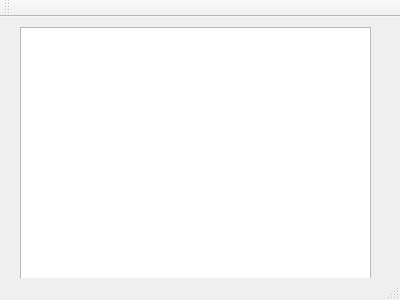
<?xml version="1.0" encoding="UTF-8"?>
<ui version="4.0">
 <class>MainWindow</class>
 <widget class="QMainWindow" name="MainWindow">
  <property name="geometry">
   <rect>
    <x>0</x>
    <y>0</y>
    <width>400</width>
    <height>300</height>
   </rect>
  </property>
  <property name="windowTitle">
   <string>MainWindow</string>
  </property>
  <widget class="QWidget" name="centralWidget">
   <widget class="QTextEdit" name="textEdit">
    <property name="geometry">
     <rect>
      <x>20</x>
      <y>10</y>
      <width>351</width>
      <height>291</height>
     </rect>
    </property>
   </widget>
  </widget>
  <widget class="QMenuBar" name="menuBar">
   <property name="geometry">
    <rect>
     <x>0</x>
     <y>0</y>
     <width>400</width>
     <height>19</height>
    </rect>
   </property>
  </widget>
  <widget class="QToolBar" name="mainToolBar">
   <attribute name="toolBarArea">
    <enum>TopToolBarArea</enum>
   </attribute>
   <attribute name="toolBarBreak">
    <bool>false</bool>
   </attribute>
  </widget>
  <widget class="QStatusBar" name="statusBar"/>
 </widget>
 <layoutdefault spacing="6" margin="11"/>
 <resources/>
 <connections/>
</ui>
